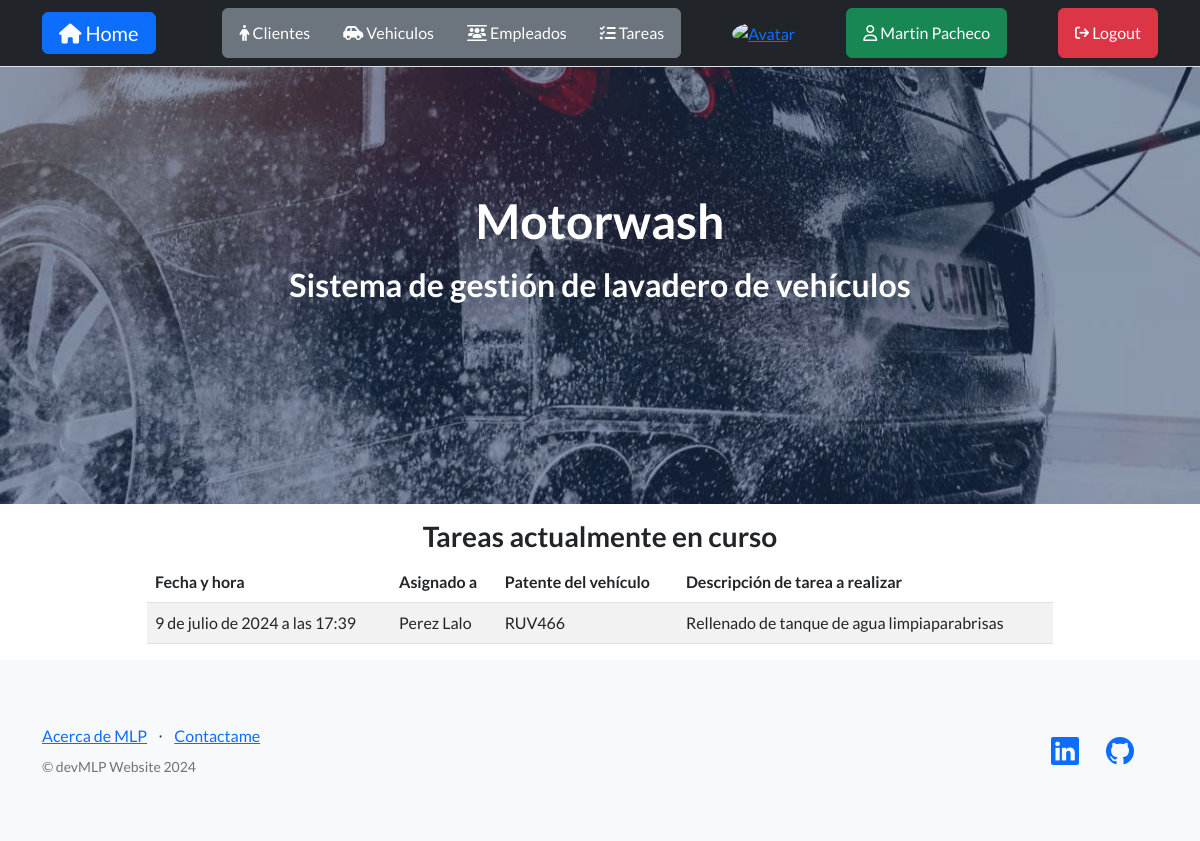
The page / (signed in) on the database as committed earlier.
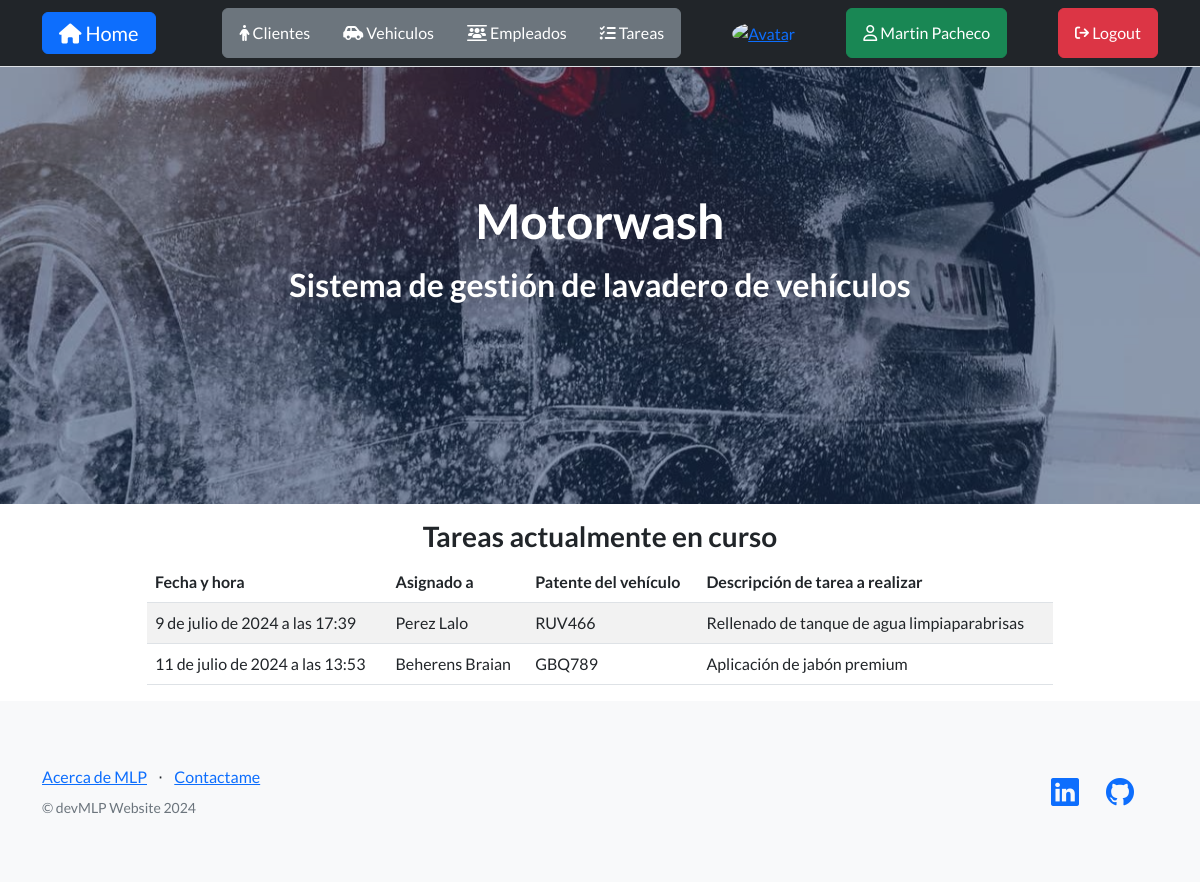
The same page on the database as committed later.
### myapp/models.py (models this page shows, shortened)
class Task(models.Model):
    created = models.DateTimeField(default=timezone.now)
    asigned_to = models.ForeignKey(
        Employee, to_field="DNI", null=True, on_delete=models.SET_NULL
    )  # Por número de DNI
    vehicle = models.ForeignKey(
        Vehicle, to_field="plate_ID", on_delete=models.SET_NULL, null=True
    )  # Por patente
    description = models.CharField(max_length=80, default="")
    is_completed = models.BooleanField(default=False)

class Employee(models.Model):
    DNI = models.CharField(max_length=8, unique=True)
    last_name = models.CharField(max_length=80)
    name = models.CharField(max_length=80)
    tel = models.CharField(max_length=10)

class Vehicle(models.Model):
    AUTOMOVIL = "Automóvil"
    MOTO = "Moto"
    CAMIONETA = "Camioneta"
    SUV = "SUV"
    CAMION = "Camión"
    OTRO = "Otro"
    VEHICLE_TYPE_CHOICES = [
        (AUTOMOVIL, "Automovil"),
        (MOTO, "Moto"),
        (CAMIONETA, "Camioneta"),
        (SUV, "SUV"),
        (CAMION, "Camión"),
        (OTRO, "Otro"),
    ]
    plate_ID = models.CharField(max_length=7, unique=True)  # ABC123 / AB123CD
    vehicle_type = models.CharField(
        max_length=15, choices=VEHICLE_TYPE_CHOICES, default=AUTOMOVIL
    )
    brand = models.CharField(max_length=50)
    brand_model = models.CharField(max_length=50)
    owner_DNI = models.ForeignKey(
        Client,
        to_field="DNI",
        null=False,
        on_delete=models.CASCADE,
        related_name="vehicles",
    )
    class Meta:
        ordering = ["brand", "brand_model"]

### myapp/views.py (the view)
# urls.py: 2. Add a URL to urlpatterns:  path('', views.home, name='home')
def home(request):
    results = Task.objects.filter(is_completed=False)
    return render(request, "myapp/active_tasks.html", {"results": results})

### myapp/templates/myapp/active_tasks.html
{% extends 'myapp/index.html' %}
{% block content %}
  <div class="row gx-4 justify-content-center">
    <div class="col-lg-8">
      <h3 class="text-center mt-3">Tareas actualmente en curso</h3>
    </div>
  </div>
  <div class="row gx-4 justify-content-center">
    <div class="col-lg-10">
      {% if not results %}
        <h4 class="text-center">-ninguna tarea en curso-</h4>
      {% else %}
        <table class="table table-striped">
          <thead>
            <tr>
              <th>Fecha y hora</th>
              <th>Asignado a</th>
              <th>Patente del vehículo</th>
              <th>Descripción de tarea a realizar</th>
            </tr>
          </thead>
          <tbody>
            {% for task in results %}
              <tr>
                <td>{{ task.created }}</td>
                <td>{{ task.asigned_to.last_name }} {{ task.asigned_to.name }}</td>
                <td>{{ task.vehicle.plate_ID }}</td>
                <td>{{ task.description }}</td>
              </tr>
            {% endfor %}
          </tbody>
        </table>
      {% endif %}
    </div>
  </div>
{% endblock %}

### myapp/templates/myapp/index.html (shortened to what this page needs)
<!DOCTYPE html>
<html lang="es">
  <head>
    {% load static %}
    <link href="https://cdn.jsdelivr.net/npm/bootstrap-icons@1.5.0/font/bootstrap-icons.css" rel="stylesheet" type="text/css" />
    <link href="{% static 'css/styles.css' %}" rel="stylesheet" />
    <link rel="stylesheet" href="https://cdnjs.cloudflare.com/ajax/libs/font-awesome/6.4.0/css/all.min.css" />
  </head>
  <body>
    <nav class="navbar fixed-top bg-dark border-bottom border-body static-top">
      <div class="container align-items-center">
        <a class="navbar-brand btn btn-primary text-white" href="{% url 'home' %}"><i class="fa-solid fa-house"></i> Home</a>
        {% if user.is_authenticated %}
          <div class="btn-group" role="group" aria-label="">
            <a class="btn btn-secondary text-white" href="{% url 'clients' %}"><i class="fa-solid fa-person"></i> Clientes</a>
            <a class="btn btn-secondary text-white" href="{% url 'vehicles' %}"><i class="fa-solid fa-car-side"></i> Vehiculos</a>
            <a class="btn btn-secondary text-white" href="{% url 'employees' %}"><i class="fa-solid fa-users-between-lines"></i> Empleados</a>
            <a class="btn btn-secondary text-white" href="{% url 'tasks' %}"><i class="fa-solid fa-list-check"></i> Tareas</a>
          </div>
          <a href="{% url 'add-avatar' %}"><img class="rounded-circle" src="{{ request.session.avatar }}" height="40px" width="40px" alt="Avatar" /></a>
          <a class="btn btn-success text-white" href="{% url 'profile' %}"><i class="fa-regular fa-user"></i> {{ user.first_name }} {{ user.last_name }}</a>
          <form action="{% url 'logout' %}" method="post">
            <button class="btn btn-danger text-white" type="submit"><i class="fa-solid fa-arrow-right-from-bracket fa-sm" title="Logout"></i> Logout</button>
          </form>
        {% else %}
          <a class="navbar-brand btn btn-primary text-white" href="{% url 'login' %}"><i class="fa-solid fa-right-to-bracket"></i> Login</a>
          <a class="navbar-brand btn btn-success text-white" href="{% url 'register' %}"><i class="fa-solid fa-user-plus"></i> Registrarse</a>
        {% endif %}
      </div>
    </nav>
    <header class="masthead">
      <div class="container position-relative">
        <div class="row justify-content-center">
          <div class="col-xl-8">
            <div class="text-center text-white">
              {% block title %}
                <h1 class="mb-3">Motorwash</h1>
                <h2 class="text-center">Sistema de gestión de lavadero de vehículos</h2>
              {% endblock %}
            </div>
          </div>
        </div>
      </div>
    </header>
    <div class="container px-4">
      {% block content %}
      {% endblock %}
    </div>
    <footer class="footer bg-light">
      <div class="container">
        <div class="row">
          <div class="col-lg-6 h-100 text-center text-lg-start my-auto">
            <ul class="list-inline mb-2">
              <li class="list-inline-item">
                <a href="{% url 'about-me' %}">Acerca de MLP</a>
              </li>
              <li class="list-inline-item">⋅</li>
              <li class="list-inline-item">
                <a href="#!">Contactame</a>
              </li>
            </ul>
            <p class="text-muted small mb-4 mb-lg-0">&copy; devMLP Website 2024</p>
          </div>
          <div class="col-lg-6 h-100 text-center text-lg-end my-auto">
            <ul class="list-inline mb-0">
              <li class="list-inline-item me-4">
                <a href="https://www.linkedin.com/in/martinlpacheco" target="_blank"><i class="bi-linkedin fs-3"></i></a>
              </li>
              <li class="list-inline-item me-4">
                <a href="https://www.github.com/martinlpc" target="_blank"><i class="bi-github fs-3"></i></a>
              </li>
            </ul>
          </div>
        </div>
      </div>
    </footer>
  </body>
</html>

Rows that differ between the two databases and show on the page:
added Task: created "11 de julio de 2024 a las 13:53", asigned_to.last_name "Beherens", asigned_to.name "Braian", vehicle.plate_ID "GBQ789", description "Aplicación de jabón premium"
